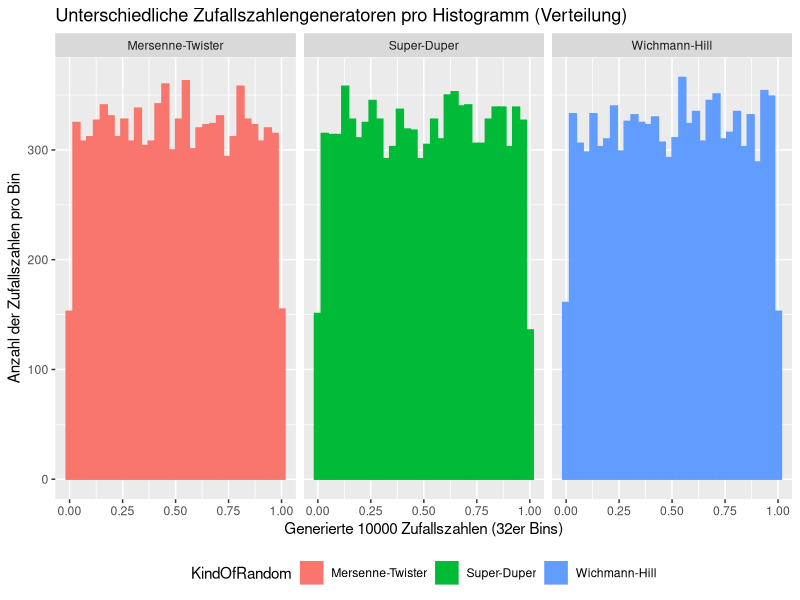
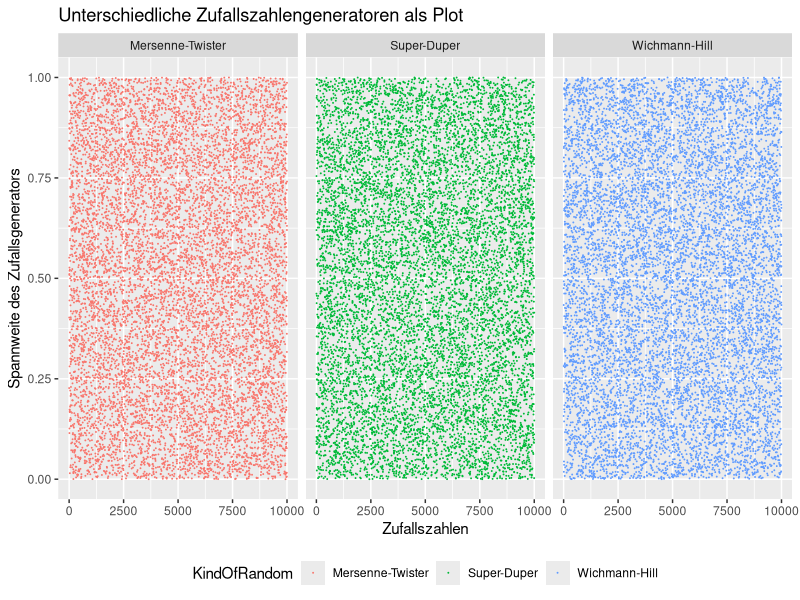

R code for these plots, in order:
## ---- chunk 1
library(ggplot2)
numberOfRandomNumbers <- 10000

RNGkind("Mersenne-Twister") # matches  "Mersenne-Twister"
datamt = data.frame(data = runif(numberOfRandomNumbers), KindOfRandom = "Mersenne-Twister", pos = 1:numberOfRandomNumbers)

RNGkind("Super") # matches  "Super-Duper"
datasd = data.frame(data = runif(numberOfRandomNumbers), KindOfRandom = "Super-Duper", pos = 1:numberOfRandomNumbers)

RNGkind("Wichmann-Hill") # matches  "Wichmann-Hill"
datawh = data.frame(data = runif(numberOfRandomNumbers), KindOfRandom = "Wichmann-Hill", pos = 1:numberOfRandomNumbers)

data <- rbind(datamt, datasd, datawh)

ggplot(data, aes(x = data, color = KindOfRandom, fill = KindOfRandom)) + 
  geom_histogram(bins = 32) + 
  facet_grid(~ KindOfRandom) +
  theme(legend.direction = "horizontal", 
        legend.position = "bottom",
        legend.box = "horizontal") +
  labs(title = "Unterschiedliche Zufallszahlengeneratoren pro Histogramm (Verteilung)",
  x = "Generierte 10000 Zufallszahlen (32er Bins)",
  y = "Anzahl der Zufallszahlen pro Bin")
## ---- chunk 2
ggplot(data, aes(y = data, x = pos, color = KindOfRandom)) + 
  geom_point(size = 0.01) +
  facet_grid(~ KindOfRandom) +
  theme(legend.direction = "horizontal", 
        legend.position = "bottom",
        legend.box = "horizontal") +
  labs(title = "Unterschiedliche Zufallszahlengeneratoren als Plot",
  x = "Zufallszahlen",
  y = "Spannweite des Zufallsgenerators")
## ---- chunk 3
#?RNG
## ---- chunk 4
#library(PPC)
#PP.Coincidence(10)
## ---- chunk 5
# insert random R-code
# 
## ---- chunk 6
#options(expressions=100000)
# Berechnet die neue Zufallszahl
#PP.Coincidence.CalculateNumber <- function (randomNumber) {
#  first <- as.numeric(substr(randomNumber, 0, 5))
#  second <- as.numeric(substr(randomNumber, 6, 10))
#  
#  if(is.na(second) || second == 0) {
#    second <- bitwXor(first, as.numeric(substr(as.numeric(Sys.time()), 6, 10)))
#  }
#  return (first * second)
#}

# Rekursiver Aufrauf
#PP.Coincidence.Recursive <- function(numberOfRandomNumbers, randomNumber, randomList) {
#  if (numberOfRandomNumbers <=0 ) {
#    return( c() )
#  } else {
#    newRN <- PP.Coincidence.CalculateNumber(randomNumber)
#    return( c(Recall(numberOfRandomNumbers-1, newRN, randomList),newRN/10000000000) )
#  }
#}

# Initialaufruf mit einer Anzahl von Zufallszahlen
#PP.Coincidence <- function(numberOfRandomNumbers){
#  return (PP.Coincidence.Recursive(numberOfRandomNumbers, as.numeric(Sys.time()), c()))
#}
